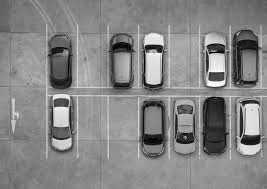
#> input picture greyscale.jpg, 267 x 189 px
$ python SpaceDetector.py
#> lines starting #> are read from the running program, lines starting #| are printed output that depends on the picture; after the words box and inside, x2 and y2 are one past the last pixel; in counts of white or black regions, pixels touching at a corner belong together
import cv2
import numpy as np

#from PIL import Image


# *******************WEBSITE LINKS*******************

#https://towardsdatascience.com/find-where-to-park-in-real-time-using-opencv-and-tensorflow-4307a4c3da03
#https://deeplearninganalytics.org/blog/coding-a-parking-spot-detector
#https://github.com/priya-dwivedi/Deep-Learning/blob/master/parking_spots_detector/identify_parking_spots.ipynb

#*****************************************************


im = cv2.imread('greyscale.jpg')
#> im is the input picture: shape (189, 267, 3); min 0, max 255, mean 133.3

# apply canny set upper and lower thresholds using formula:(https://en.wikipedia.org/wiki/Otsu%27s_method)
# apply automatic Canny edge detection using the computed median from that^ formula
v = np.median(im)
#> v = 138
lower = int(max(0, (1.0 - .33) * v))
#> lower = 92
upper = int(min(255, (1.0 + .33) * v))
#> upper = 183
edged = cv2.Canny(im, lower, upper)
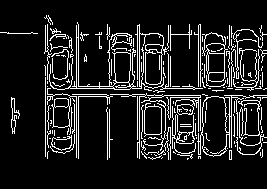
#> edged: shape (189, 267); 12.1% white in thin lines or dots, all inside (x1, y1, x2, y2) = (0, 15, 267, 160)
img = cv2.resize(edged, (960, 760))
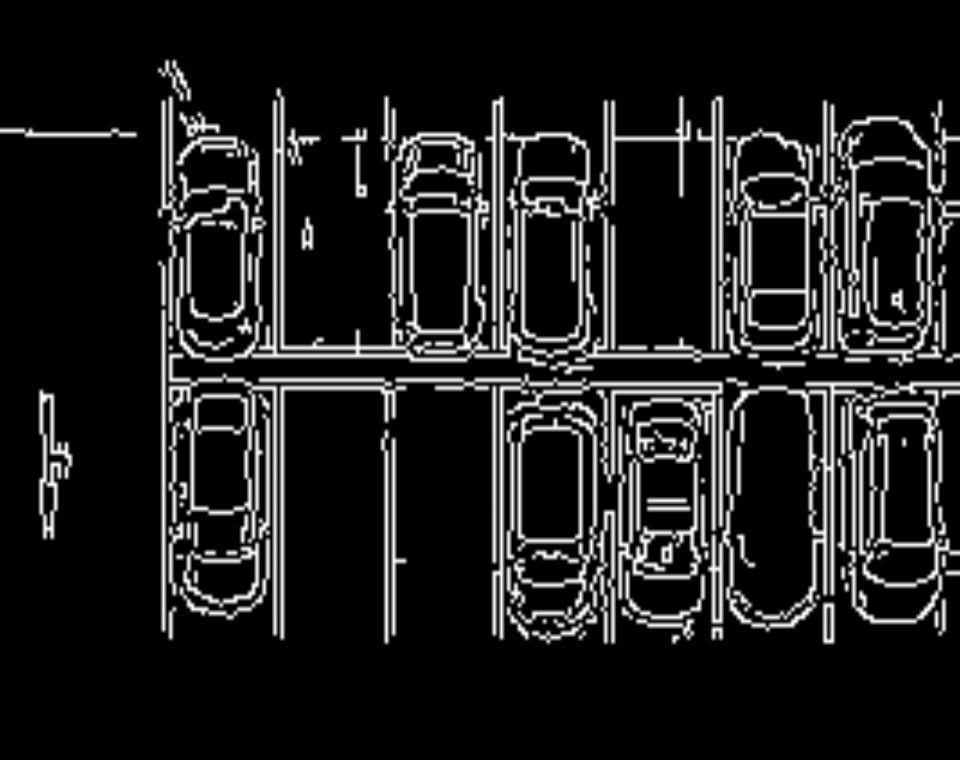
#> img: shape (760, 960); min 0, max 255, mean 30.9
#cv2.imshow('Edged', edged)


# Select ROI / crop selected image
#> (the run stopped early here; a loop or call above may not have finished)
